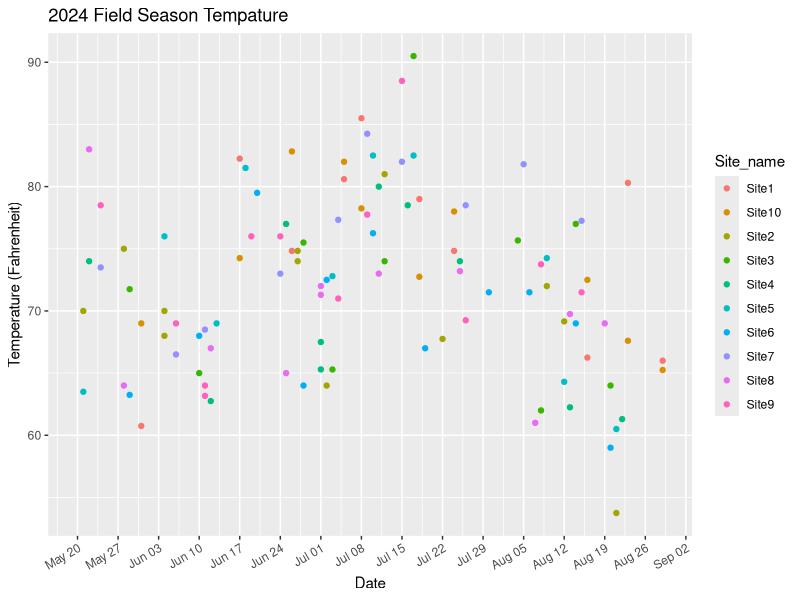
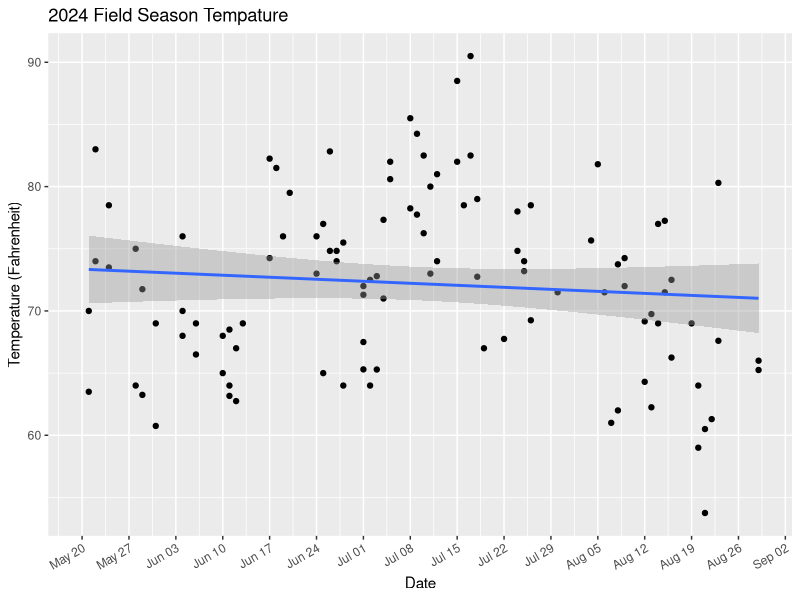
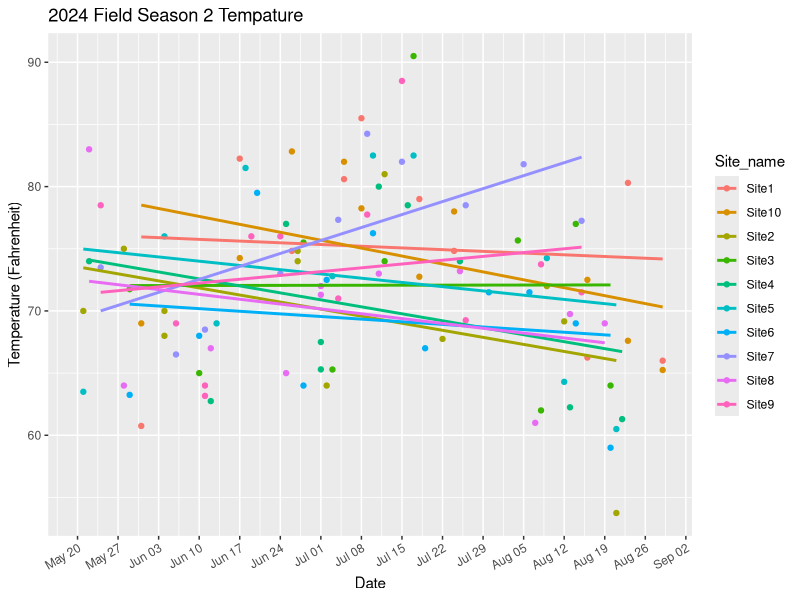
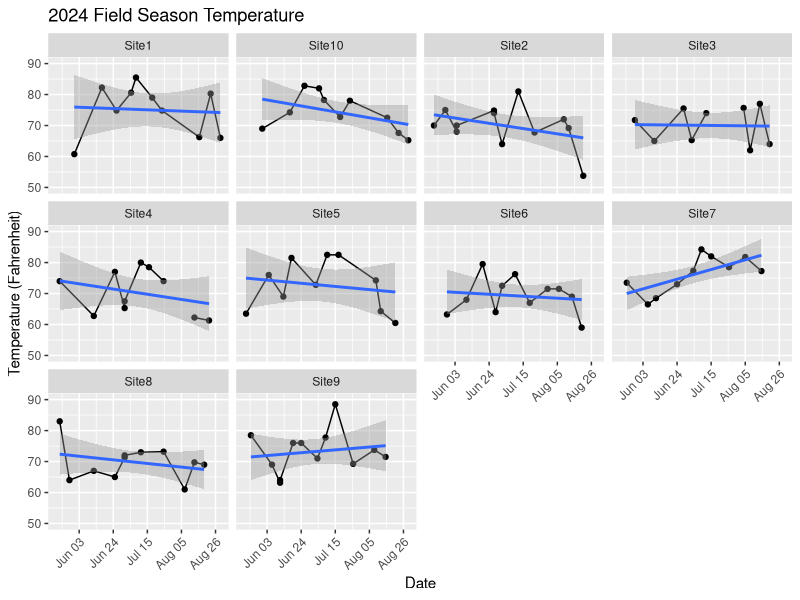
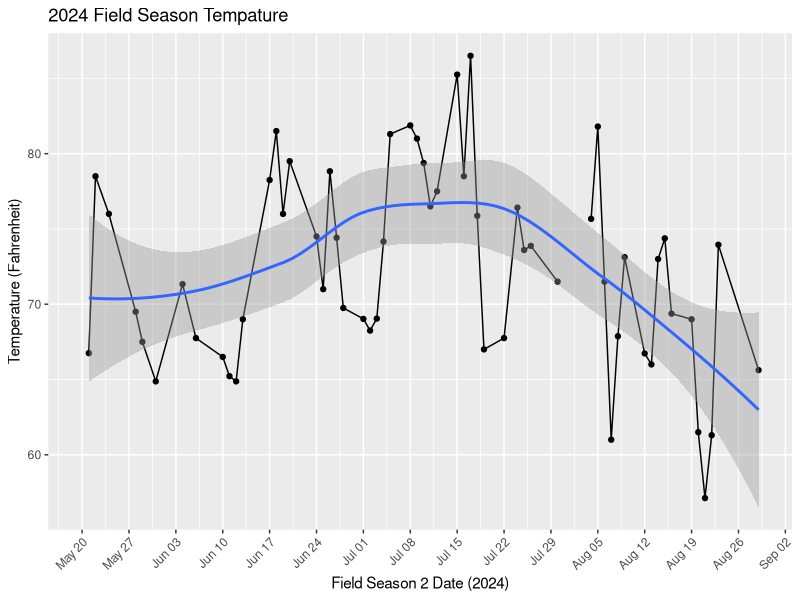
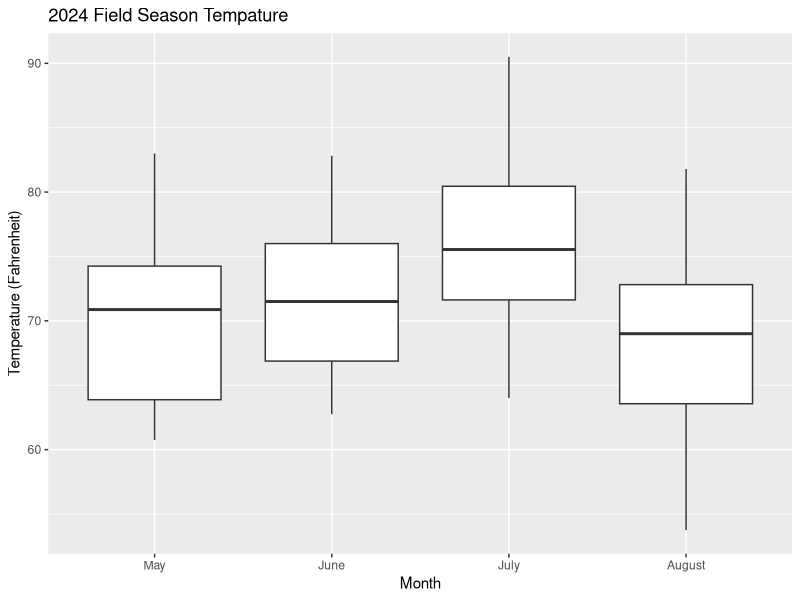
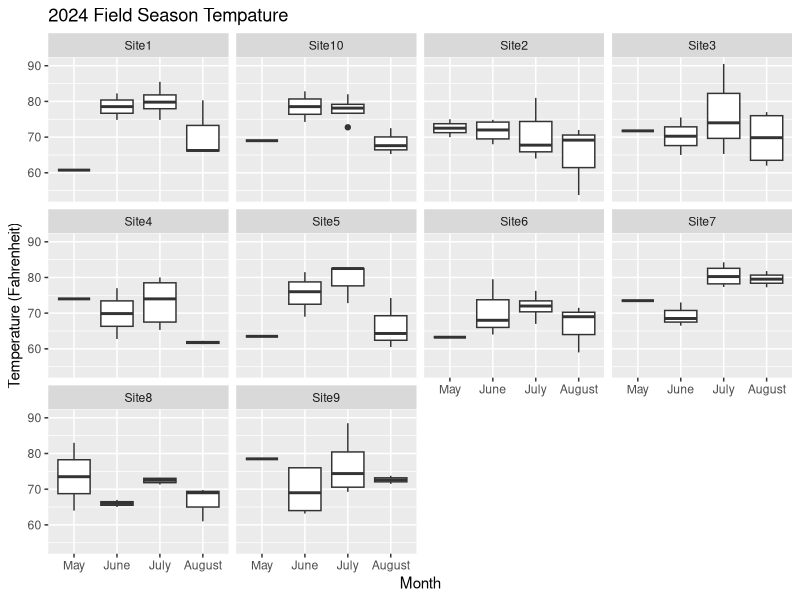

These charts were generated, in order, by the following R code:
## ---- chunk 1
library(tidyverse)
library(dplyr)
library(ggplot2)
require("terra")
#library(lubridate)
#library(bipartite)
#library(lme4)
#library(GGally)
#library(rmarkdown)
#library(knitr)
## ---- chunk 2
setwd("D:/gs4github/Temp")
## ---- chunk 3
#Daily <- terra::.csv(file.choose()) #option 1: if you dont know the file path address
Daily <- read.csv("Daily_temp.csv") #option 2: if you know the file path address
## ---- chunk 4
#making the date column a true date
Daily <- mutate(Daily, Date = as.Date(Date, format= "%m/%d/%Y"))
## ---- chunk 5
Daily$Month <- cut(Daily$Date, breaks = as.Date(c("2024-05-01", "2024-06-01", "2024-07-01", "2024-08-01", "2024-09-01")),
                    labels = c("May", "June", "July", "August"), right = FALSE)
## ---- chunk 6
DG1 <- ggplot(Daily, aes(x=Date, y=Temp_mean, color = Site_name)) +
  geom_point() +
  xlab("Date") +
  ylab("Temperature (Fahrenheit)") +
  ggtitle("2024 Field Season Tempature") +
  scale_x_date(date_labels = "%b %d", date_breaks = "1 week") +
  theme(axis.text.x = element_text(angle = 30, hjust = 1))
print(DG1) 
## ---- chunk 7
DG2 <- ggplot(Daily, aes(x=Date, y=Temp_mean)) +
 # geom_line() +
  geom_point() +
 # stat_summary(aes(group = 1), fun.y = "mean", geom = "line") +
  stat_smooth(method = glm) +
  xlab("Date") +
  ylab("Temperature (Fahrenheit)") +
  ggtitle("2024 Field Season Tempature") +
  scale_x_date(date_labels = "%b %d", date_breaks = "1 week") +
  theme(axis.text.x = element_text(angle = 30, hjust = 1))
print(DG2) 
## ---- chunk 8
DG3 <- ggplot(Daily, aes(x=Date, y=Temp_mean, color=Site_name)) +
 # geom_line() +
  geom_point() +
 # stat_summary(aes(group = 1), fun.y = "mean", geom = "line") +
  stat_smooth(method = glm, se=FALSE) +
  xlab("Date") +
  ylab("Temperature (Fahrenheit)") +
  ggtitle("2024 Field Season 2 Tempature") +
  scale_x_date(date_labels = "%b %d", date_breaks = "1 week") +
  theme(axis.text.x = element_text(angle = 30, hjust = 1))
print(DG3) 
## ---- chunk 9
DG4 <- ggplot(Daily, aes(x=Date, y=Temp_mean)) +
  geom_point() +
  geom_line() +
  geom_smooth(method = "glm") +
    #method = "loess") +
  scale_y_continuous(limits = c(50, 90)) +
  theme(axis.text.x = element_text(angle = 45, hjust = 1)) +
  #stat_summary(aes(group = 1), fun.y = "mean", geom = "line") +
  xlab("Date") +
  ylab("Temperature (Fahrenheit)") +
  ggtitle("2024 Field Season Temperature") +
  scale_x_date(date_labels = "%b %d", date_breaks = "3 week") +
  facet_wrap(vars(Site_name))
print(DG4) 
## ---- chunk 10
Avg_Temp <- Daily %>% 
  group_by(Date, Month) %>%
  summarise(Avgtemp = mean(Temp_mean, na.rm = TRUE))
## ---- chunk 11
DG5 <- ggplot(Avg_Temp, aes(x=Date, y=Avgtemp)) +
  geom_point() +
  geom_line() +
  geom_smooth(method = "loess") + #makes a more fitted curvey line
  #stat_summary(aes(group = 1), fun.y = "mean", geom = "line") +
  #stat_smooth(method = lm) +
  theme(axis.text.x = element_text(angle = 45, hjust = 1)) +
  xlab("Field Season 2 Date (2024)") +
  ylab("Temperature (Fahrenheit)") +
  ggtitle("2024 Field Season Tempature") +
  scale_x_date(date_labels = "%b %d", date_breaks = "1 week") 
print(DG5) 
## ---- chunk 12
BP1 <- ggplot(Daily, aes(x=Month, y=Temp_mean)) +
  geom_boxplot() +
  xlab("Month") +
  ylab("Temperature (Fahrenheit)") +
  ggtitle("2024 Field Season Tempature")
print(BP1) 
## ---- chunk 13
BP2 <- ggplot(Daily, aes(x=Month, y=Temp_mean)) +
  geom_boxplot() +
  xlab("Month") +
  ylab("Temperature (Fahrenheit)") +
  ggtitle("2024 Field Season Tempature") +
  facet_wrap(vars(Site_name))
print(BP2) 
